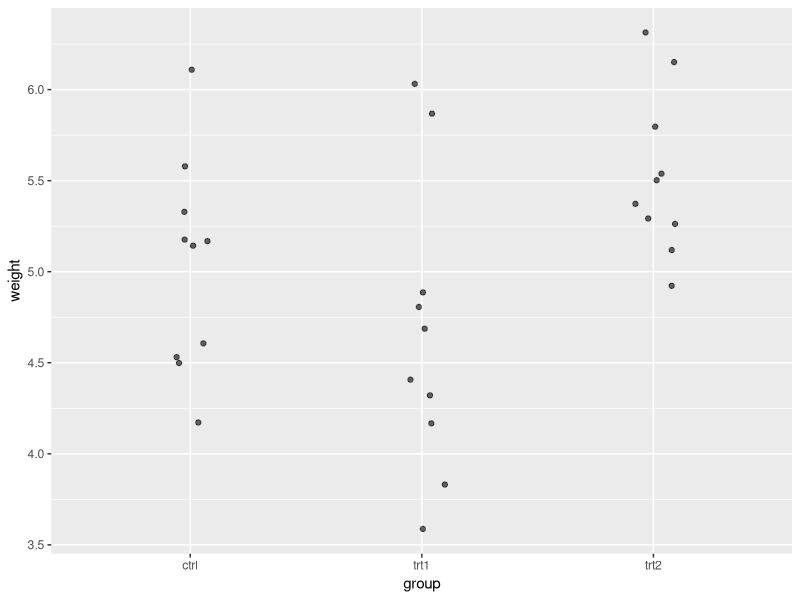
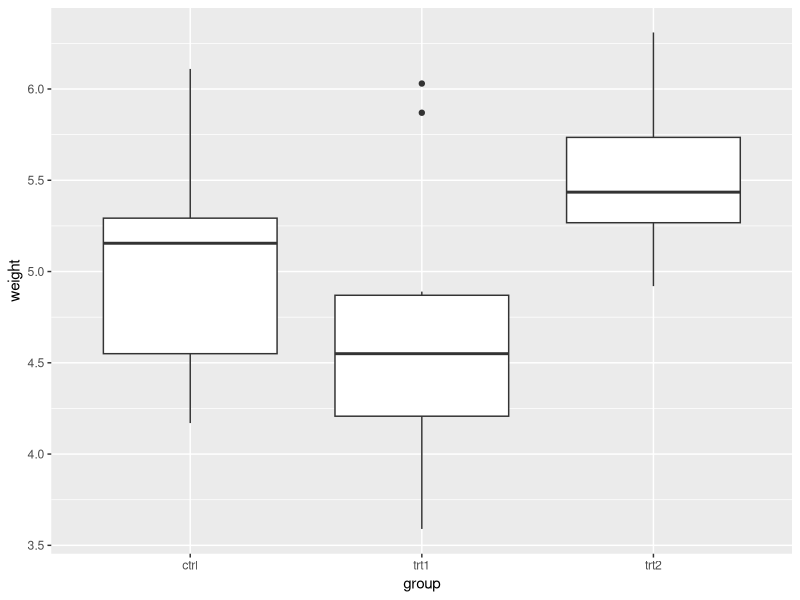

Write R code to recreate these figures, in order. (Note: this script raises an error after producing the figures.)
# Intro to R
# Rick Scavetta
# 25 Sept 2019
# DAwR workshop for IMPRS-LS

# Clear workspace
rm(list = ls())

# Load packages (each session)
# First install (only once)
library(tidyverse)

# R syntax
n <- log2(8) # the log2 of 8

# The PlantGrowth dataset
# Built-in:
PlantGrowth

# First, make it a "tibble"
# not necessary, but makes for nice output
PlantGrowth <- as_tibble(PlantGrowth)

# now, print to the screen again:
PlantGrowth

# Descriptive stats:
# What are the groups?
levels(PlantGrowth$group)

# What is the (global) mean?
mean(PlantGrowth$weight)

# What are the group-wise means?
# use dplyr functions in tidyverse
# use shift + ctrl + m to get %>%
# "the pipe operator", say "... and then ..."
PlantGrowth %>% 
  group_by(group) %>% 
  summarise(avg = mean(weight),
            stdev = sd(weight)) -> PG_summary

# Transformation: group-wise z-score
PlantGrowth %>% 
  group_by(group) %>% 
  mutate(z_score = scale(weight))

# Data viz:
# use ggplot2 from tidyverse
# 3 essential layers
# 1 - The data (PlantGrowth)
# 2 - Aesthetic mappings (variables mapped onto scales)
#   - use aes() to define
# 3 - Geometry (how the plot will actually look)
#   - all begin with geom_

# "dotplot"
ggplot(PlantGrowth, aes(x = group, y = weight)) +
  geom_jitter(width = 0.1, alpha = 0.6)

# boxplot
ggplot(PlantGrowth, aes(x = group, y = weight)) +
  geom_boxplot()

#########################################################
########################### Exercise ####################
# Plot the individual points AND mean and sd:
ggplot(PlantGrowth, aes(group, weight)) +
  geom_jitter(width = 0.1, alpha = 0.6) +
  geom_pointrange(stat = aes(y = avg, 
                      ymin = avg - stdev, 
                      ymax = avg + stdev), 
                  PG_summary,
                  color = "red")

# Inferential stats:
# t-tests:
# Typically, use t.test(), but here, we'll use
# another method because of the structure of our data
# First, define a linear model
PG_lm <- lm(weight ~ group, PlantGrowth)
PG_lm

# t-tests and ANOVA are visible here:
summary(PG_lm)
# p-values are in the Pr(>|t|) column

# get only ANOVA:
anova(PG_lm)

#########################################################
########################### Exercise ####################
# Perform ALL pair-wise t-tests:
# i.e. Tukey's (Honest significant differences) post hoc test 
PG_aov <- aov(weight ~ group, PlantGrowth)
TukeyHSD(PG_aov)

# Two ways to do an ANOVA:
# anova(lm(y ~ x, data))
# summary(aov(y ~ x, data))
summary(PG_aov)

# Element 2: Functions (verbs)
# Everything that happens, is because of a function

# Arithmetic operators
34 + 6

# BEDMAS - order of operations
# Brackets, expon, div, mult, add, sub
2 - 3/4 # 1.25
(2 - 3)/4 # -0.25

# use objects in place of numbers
n <- 34
p <- 6
n + p

# Generic functions have form:
# fun_name(fun_args)

# call args by name or position
log2(8) # short, position
log2(x = 8) # short, name
log(x = 8, base = 2) # long, names
log(8, 2) # long, position
log(8, base = 2) # combo
log(base = 2, x = 8) # long, names
log(base = 2, 8) # confusion :/
log(8, b = 2) # partial name matching :/

# funs can have 0 to many unnamed args
ls()
list.files()
getwd()

# args can be named or unnamed
# e.g. "combine" c()
xx <- c(3, 8, 9, 23)
xx

myNames <- c("healthy", "tissue", "quantity")
myNames

# Make a regular sequence with seq()
seq(from = 1, to = 100, by = 7)
foo1 <- seq(1, 100, 7)
foo1

# Use objects in functions
foo2 <- seq(1, n, p)
foo2

# Regular sequence of 1
# Use the : operator
1:10
# A short cut for
seq(1, 10, 1)

# Two major types of math functions:
# Aggregration functions
# output is a single value (mostly)
# mean, sd, median, IQR, max, min

# Transformation functions
# output is a long as input
# z-score, log, log2, log10, sqrt, +

foo2 + 100 # transformation
# c(foo2, 100)
foo2 + foo2 # transformation
# foo2 %o% foo2
sum(foo2) + foo2 # aggregration, trans
1:3 + foo2 # transformation

########### VECTOR RECYCLING!!!! ###########

# What if:
c(100, 1) + foo2
6:7 + foo2
1:4 + foo2

# Different kinds of messages
# message - just information
# warning - maybe something went wrong
# error - full stop

# just add 100 to the first 4 values
foo2_new <- foo2
foo2_new[1:4] <- foo2_new[1:4] + 100

# just add 100 to non-zero values
foo5 <- c(5,7,0,3,0,6)
foo5[foo5 != 0] <- foo5[foo5 != 0] + 100
foo5

# Element 3: Objects (nouns)
# Anything that exists is an object

# Vectors - 1 dimensional, homogenous
# e.g.
foo1 # 15-element long vector
foo2 # 6 elements
myNames # 3 elements

# Four most common
# user-defined atomic vector types
# logical - TRUE/FALSE, T/F, 1/0 (aka Boolean, binary)
# integers - whole numbers
# double - real numbers (decimal places) (aka float)
# character - anything (aka strings)

# numeric - generic number

typeof(foo2)
typeof(myNames)
foo3 <- c("Liver", "Brain", "Testes", "Muscle",
          "Intestine", "Heart")
typeof(foo3)
foo4 <- c(TRUE, FALSE, FALSE, TRUE, TRUE, FALSE)
typeof(foo4)

# homogenous types:
test <- c(1:10, "bob")
typeof(test)

# you can't do math on chr
mean(test)

# solution: Coercion between types using as.*() functions
test <- as.numeric(test)

# now we can do math:
mean(test, na.rm = TRUE)

# Alternatively, ignore names
test <- c(1:10, "bob")
typeof(test)
test[test != "bob"] # does not automatically coerce type!

# How to find the offending value?
test <- c(1:10, "bob")
test[is.na(as.numeric(test))]

# Lists: 1 dimensional, heterogenous
# e.g.
typeof(PG_lm)

# how many elements
length(PG_lm)

# access object attributes
attributes(PG_lm)

# Each of the 13 elements are names
# access the names attr with the accessor 
# function
names(PG_lm)

# Any named element can be called with $
PG_lm$residuals # vector
PG_lm$model # dataframe

# class tells R functions what to do 
# to an object
class(PG_lm)
summary(PG_lm) # get t-tests and ANOVA summary

class(PlantGrowth)
summary(PlantGrowth)

# Dataframe - 2 dimensional, heterogenous
# A special class of type list
typeof(PlantGrowth)
# Rows == observations
# Columns == variables
# Every element is a vector of the same length!
# create a data frame from scratch
foo_df <- data.frame(foo4, foo3, foo2)
foo_df

# change metadata
names(foo_df) <- myNames
foo_df

# Basic functions:
dim(foo_df) # rows cols
str(foo_df)
glimpse(foo_df) # nicer output than str
summary(foo_df)

# how to access a specific column
foo_df$quantity # A numeric vector

# Element 4: Logical expressions
# Asking and combining TRUE/FALSE questions
# Relational operators: asking

# == equivalency
# != non-equivalency
# >, <, >=, <=
# !x, where x is a logical vector, give the negation of x

# Logical operators: combing
# & AND - EVERY question is TRUE
# | OR - at LEAST ONE question is TRUE
# %in% WITHIN

###########################!!!!!!!!
########################### ALWAYS get a logical vector!
# examples with foo_df
# logical data
# All healthy observations
foo_df %>% 
  filter(healthy)

# All unhealthy observations
foo_df %>% 
  filter(!healthy)

# numeric data (double or integer)
# below 10
foo_df %>% 
  filter(quantity < 10)

# tails (beyond 10 and 20)
foo_df %>% 
  filter(quantity < 10 | quantity > 20)

# impossible
foo_df %>% 
  filter(quantity < 10 & quantity > 20)

# middle (between 10 and 20)
foo_df %>% 
  filter(quantity > 10 & quantity < 20)
foo_df %>% 
  filter(quantity > 10, quantity < 20)
foo_df %>% 
  filter(between(quantity, 10, 20))

# meaningless
foo_df %>% 
  filter(quantity > 10 | quantity < 20)

# What's really happening?
foo_df$quantity < 10
foo_df$quantity > 20

# character
# No Pattern Matching!
# only heart samples
foo_df %>% 
  filter(tissue == "Heart")

# only the heart and liver samples
# basic:
foo_df %>% 
  filter(tissue == "Heart" | tissue == "Liver")

# Using a vector
foo_df %>% 
  filter(tissue %in% c("Heart", "Liver"))
foo_df %>% 
  filter(tissue %in% c("Liver", "Heart"))

# WRONG - NEVER do this!
foo_df %>% 
  filter(tissue == c("Heart", "Liver"))
foo_df %>% 
  filter(tissue == c("Liver", "Heart"))

# Heart or liver, low quantity
foo_df %>% 
  filter(tissue %in% c("Heart", "Liver"), quantity < 10)

# make labels consistent:
foo_df %>% 
  filter(tolower(tissue) %in% c("liver", "heart"))

# Element 5: Indexing
# finding information by position using []

# Vectors (1 dimensional)
foo1
foo1[6] # The 6th element
foo1[p] # The pth element
foo1[3:p] # from the 3rd to the pth element
foo1[p:length(foo1)] # the pth to the last element
foo1[p:which(foo1 == 78)] # pth to whereever 78 occurs
foo1[-(11:15)] # exclude a value with - (i.e. remove 11 - 15th)

# the pth to the last element, but exclude 11-15
# caution when combining
foo1[-(11:15)][p:length(foo1)] 
# Use two steps
foo1a <- foo1[-(11:15)]
foo1a[p:length(foo1a)] 

# Remove NAs
foo6 <- c(56, 7,85, NA, 34,12)
foo6[!is.na(foo6) & foo6 > 50]

# Use integers, objects and functions
# BUT... the exciting part is...
# LOGICAL VECTORS

# e.g. all values less than 45
foo1[foo1 < 45]

# the negation
foo1[!(foo1<45)]

# Data frames (2 dimensional)
# use [ rows , cols ]
foo_df[3,] # The 3rd row, all columns
foo_df[,3] # The 3rd column, all rows (VECTOR)
foo_df[3] # The 3rd column, all rows (DATAFRAME)

# tibble prevent conversion to a vector:
foo_df <- as_tibble(foo_df)
foo_df[,3] # The 3rd column, all rows (DATAFRAME)
foo_df[3] # The 3rd column, all rows (DATAFRAME)


foo_df[3:p,"quantity"] # 3rd to the pth row, only quantity
foo_df[3:p,3] # 3rd to the pth row, only quantity

# tissues of low quantity (< 10)
foo_df[ foo_df$quantity < 10 , "tissue" ]

foo_df %>% 
  filter(quantity < 10) %>% 
  select(tissue)

# low quantity, tissue and quantity
foo_df[ foo_df$quantity < 10 , -1 ] # remove healthy
foo_df[ foo_df$quantity < 10 , c("tissue", "quantity") ]

foo_df %>% 
  filter(quantity < 10) %>% 
  select(-healthy)

# to use position in tidyverse
foo_df %>% 
  slice(3:p) %>% 
  select(-healthy)

foo_df %>% 
  filter(quantity < 10 & healthy == TRUE)

# Examples with arrange()
foo_df %>% 
  arrange(tissue)

foo_df %>% 
  arrange(desc(tissue))
